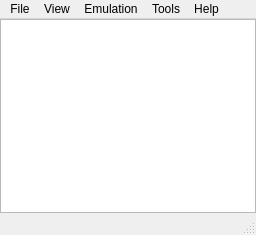
<?xml version="1.0" encoding="UTF-8"?>
<ui version="4.0">
 <class>VMUMainWindow</class>
 <widget class="QMainWindow" name="VMUMainWindow">
  <property name="geometry">
   <rect>
    <x>0</x>
    <y>0</y>
    <width>256</width>
    <height>235</height>
   </rect>
  </property>
  <property name="sizePolicy">
   <sizepolicy hsizetype="Ignored" vsizetype="Ignored">
    <horstretch>0</horstretch>
    <verstretch>0</verstretch>
   </sizepolicy>
  </property>
  <property name="windowTitle">
   <string>ElysianVMU v 0.0.1 Alpha</string>
  </property>
  <property name="windowIcon">
   <iconset resource="resource/resource.qrc">
    <normaloff>:/icons/images/vmu_icon.ico</normaloff>:/icons/images/vmu_icon.ico</iconset>
  </property>
  <property name="layoutDirection">
   <enum>Qt::LeftToRight</enum>
  </property>
  <widget class="QWidget" name="centralwidget">
   <property name="sizePolicy">
    <sizepolicy hsizetype="MinimumExpanding" vsizetype="MinimumExpanding">
     <horstretch>0</horstretch>
     <verstretch>0</verstretch>
    </sizepolicy>
   </property>
   <layout class="QVBoxLayout" name="verticalLayout">
    <property name="spacing">
     <number>0</number>
    </property>
    <property name="sizeConstraint">
     <enum>QLayout::SetMinAndMaxSize</enum>
    </property>
    <property name="leftMargin">
     <number>0</number>
    </property>
    <property name="topMargin">
     <number>0</number>
    </property>
    <property name="rightMargin">
     <number>0</number>
    </property>
    <property name="bottomMargin">
     <number>0</number>
    </property>
    <item>
     <widget class="QGraphicsView" name="graphicsView">
      <property name="sizePolicy">
       <sizepolicy hsizetype="MinimumExpanding" vsizetype="MinimumExpanding">
        <horstretch>0</horstretch>
        <verstretch>0</verstretch>
       </sizepolicy>
      </property>
      <property name="lineWidth">
       <number>0</number>
      </property>
      <property name="verticalScrollBarPolicy">
       <enum>Qt::ScrollBarAlwaysOff</enum>
      </property>
      <property name="horizontalScrollBarPolicy">
       <enum>Qt::ScrollBarAlwaysOff</enum>
      </property>
      <property name="sceneRect">
       <rectf>
        <x>0.000000000000000</x>
        <y>0.000000000000000</y>
        <width>0.000000000000000</width>
        <height>0.000000000000000</height>
       </rectf>
      </property>
     </widget>
    </item>
   </layout>
  </widget>
  <widget class="QMenuBar" name="menubar">
   <property name="geometry">
    <rect>
     <x>0</x>
     <y>0</y>
     <width>256</width>
     <height>22</height>
    </rect>
   </property>
   <property name="nativeMenuBar">
    <bool>true</bool>
   </property>
   <widget class="QMenu" name="menuFile">
    <property name="title">
     <string>File</string>
    </property>
    <widget class="QMenu" name="menuLoad_Recent">
     <property name="title">
      <string>Open Recent</string>
     </property>
    </widget>
    <addaction name="actionLoad_ROM"/>
    <addaction name="menuLoad_Recent"/>
    <addaction name="actionLoad_BIOS_Image"/>
    <addaction name="separator"/>
    <addaction name="actionSave_Game"/>
    <addaction name="actionLoad_Game"/>
    <addaction name="actionSave_State"/>
    <addaction name="actionLoad_State"/>
    <addaction name="separator"/>
    <addaction name="actionReset"/>
    <addaction name="separator"/>
    <addaction name="actionQuit"/>
   </widget>
   <widget class="QMenu" name="menuEmulation">
    <property name="title">
     <string>Emulation</string>
    </property>
    <widget class="QMenu" name="menuSerial_Communications">
     <property name="title">
      <string>Serial Communications</string>
     </property>
     <addaction name="actionQuick_Connect"/>
     <addaction name="actionTCP_Connection_Manager"/>
    </widget>
    <widget class="QMenu" name="menuPlayback">
     <property name="title">
      <string>Playback</string>
     </property>
     <addaction name="actionHalt"/>
     <addaction name="actionAdvance_Frame"/>
    </widget>
    <addaction name="menuPlayback"/>
    <addaction name="separator"/>
    <addaction name="actionEmulate_Audio"/>
    <addaction name="actionEnable_Pixel_Ghosting"/>
    <addaction name="actionEnable_Low_Battery"/>
    <addaction name="actionConfigure_Input_Devices"/>
    <addaction name="menuSerial_Communications"/>
   </widget>
   <widget class="QMenu" name="menuTools">
    <property name="title">
     <string>Tools</string>
    </property>
    <widget class="QMenu" name="menuScreen_Capture">
     <property name="title">
      <string>Capture Animation</string>
     </property>
     <addaction name="actionRecordAnim"/>
    </widget>
    <addaction name="actionScreenshot"/>
    <addaction name="menuScreen_Capture"/>
    <addaction name="actionDump_Icons"/>
    <addaction name="actionDump_Eyecatch"/>
    <addaction name="actionDisassemble_ROM"/>
    <addaction name="actionView_Log"/>
   </widget>
   <widget class="QMenu" name="menuHelp">
    <property name="title">
     <string>Help</string>
    </property>
    <addaction name="actionAbout"/>
   </widget>
   <widget class="QMenu" name="menuView">
    <property name="title">
     <string>View</string>
    </property>
    <widget class="QMenu" name="menuPixel_Perfect_Aspect_Zoom">
     <property name="title">
      <string>Pixel-Perfect Zoom</string>
     </property>
     <addaction name="action1x"/>
     <addaction name="action2x"/>
     <addaction name="action4x"/>
     <addaction name="action8x"/>
     <addaction name="action16x"/>
     <addaction name="action32x"/>
     <addaction name="action64x"/>
    </widget>
    <addaction name="actionPreserve_Aspect_Ratio"/>
    <addaction name="menuPixel_Perfect_Aspect_Zoom"/>
   </widget>
   <addaction name="menuFile"/>
   <addaction name="menuView"/>
   <addaction name="menuEmulation"/>
   <addaction name="menuTools"/>
   <addaction name="menuHelp"/>
  </widget>
  <widget class="QStatusBar" name="statusbar"/>
  <action name="actionLoad_ROM">
   <property name="text">
    <string>Open ROM</string>
   </property>
   <property name="shortcut">
    <string>Ctrl+O</string>
   </property>
   <property name="shortcutContext">
    <enum>Qt::WidgetWithChildrenShortcut</enum>
   </property>
  </action>
  <action name="actionSave_State">
   <property name="text">
    <string>Save State</string>
   </property>
   <property name="shortcut">
    <string>Shift+F1</string>
   </property>
   <property name="shortcutContext">
    <enum>Qt::WidgetWithChildrenShortcut</enum>
   </property>
  </action>
  <action name="actionLoad_State">
   <property name="text">
    <string>Load State</string>
   </property>
   <property name="shortcut">
    <string>F1</string>
   </property>
   <property name="shortcutContext">
    <enum>Qt::WidgetWithChildrenShortcut</enum>
   </property>
  </action>
  <action name="actionAbout">
   <property name="text">
    <string>About</string>
   </property>
   <property name="shortcutContext">
    <enum>Qt::WidgetWithChildrenShortcut</enum>
   </property>
  </action>
  <action name="actionReset">
   <property name="text">
    <string>Reset</string>
   </property>
   <property name="shortcutContext">
    <enum>Qt::WidgetWithChildrenShortcut</enum>
   </property>
  </action>
  <action name="actionScreenshot">
   <property name="text">
    <string>Screenshot</string>
   </property>
   <property name="shortcutContext">
    <enum>Qt::WidgetWithChildrenShortcut</enum>
   </property>
  </action>
  <action name="actionEmulate_Audio">
   <property name="checkable">
    <bool>true</bool>
   </property>
   <property name="checked">
    <bool>true</bool>
   </property>
   <property name="text">
    <string>Enable Audio</string>
   </property>
   <property name="shortcutContext">
    <enum>Qt::WidgetWithChildrenShortcut</enum>
   </property>
  </action>
  <action name="actionDump_Icons">
   <property name="text">
    <string>Dump Icons</string>
   </property>
   <property name="shortcutContext">
    <enum>Qt::WidgetWithChildrenShortcut</enum>
   </property>
  </action>
  <action name="actionDump_Eyecatch">
   <property name="text">
    <string>Dump Eyecatch</string>
   </property>
   <property name="shortcutContext">
    <enum>Qt::WidgetWithChildrenShortcut</enum>
   </property>
  </action>
  <action name="actionEnable_Low_Battery">
   <property name="checkable">
    <bool>true</bool>
   </property>
   <property name="text">
    <string>Enable Low Battery</string>
   </property>
   <property name="shortcutContext">
    <enum>Qt::WidgetWithChildrenShortcut</enum>
   </property>
  </action>
  <action name="actionQuick_Connect">
   <property name="text">
    <string>Quick Connect</string>
   </property>
   <property name="shortcutContext">
    <enum>Qt::WidgetWithChildrenShortcut</enum>
   </property>
  </action>
  <action name="actionTCP_Connection_Manager">
   <property name="text">
    <string>TCP Connection Manager</string>
   </property>
   <property name="shortcutContext">
    <enum>Qt::WidgetWithChildrenShortcut</enum>
   </property>
  </action>
  <action name="actionConfigure_Input_Devices">
   <property name="enabled">
    <bool>false</bool>
   </property>
   <property name="text">
    <string>Configure Input Devices</string>
   </property>
   <property name="shortcutContext">
    <enum>Qt::WidgetWithChildrenShortcut</enum>
   </property>
  </action>
  <action name="actionQuit">
   <property name="text">
    <string>Quit</string>
   </property>
   <property name="shortcutContext">
    <enum>Qt::WidgetWithChildrenShortcut</enum>
   </property>
  </action>
  <action name="actionView_Log">
   <property name="text">
    <string>View Log</string>
   </property>
   <property name="shortcutContext">
    <enum>Qt::WidgetWithChildrenShortcut</enum>
   </property>
  </action>
  <action name="actionLoad_BIOS_Image">
   <property name="text">
    <string>Load BIOS Image</string>
   </property>
   <property name="shortcutContext">
    <enum>Qt::WidgetWithChildrenShortcut</enum>
   </property>
  </action>
  <action name="actionDisassemble_ROM">
   <property name="text">
    <string>Disassemble ROM</string>
   </property>
   <property name="shortcutContext">
    <enum>Qt::WidgetWithChildrenShortcut</enum>
   </property>
  </action>
  <action name="actionEnable_Pixel_Ghosting">
   <property name="checkable">
    <bool>true</bool>
   </property>
   <property name="checked">
    <bool>true</bool>
   </property>
   <property name="text">
    <string>Enable Pixel Ghosting</string>
   </property>
   <property name="shortcutContext">
    <enum>Qt::WidgetWithChildrenShortcut</enum>
   </property>
  </action>
  <action name="action1x">
   <property name="text">
    <string>1x</string>
   </property>
   <property name="shortcutContext">
    <enum>Qt::WidgetWithChildrenShortcut</enum>
   </property>
  </action>
  <action name="action2x">
   <property name="text">
    <string>2x</string>
   </property>
   <property name="shortcutContext">
    <enum>Qt::WidgetWithChildrenShortcut</enum>
   </property>
  </action>
  <action name="action4x">
   <property name="text">
    <string>4x</string>
   </property>
   <property name="shortcutContext">
    <enum>Qt::WidgetWithChildrenShortcut</enum>
   </property>
  </action>
  <action name="action8x">
   <property name="text">
    <string>8x</string>
   </property>
   <property name="shortcutContext">
    <enum>Qt::ApplicationShortcut</enum>
   </property>
  </action>
  <action name="action16x">
   <property name="text">
    <string>16x</string>
   </property>
   <property name="shortcutContext">
    <enum>Qt::WidgetWithChildrenShortcut</enum>
   </property>
  </action>
  <action name="action32x">
   <property name="text">
    <string>32x</string>
   </property>
   <property name="shortcutContext">
    <enum>Qt::WidgetShortcut</enum>
   </property>
  </action>
  <action name="action64x">
   <property name="text">
    <string>64x</string>
   </property>
   <property name="shortcutContext">
    <enum>Qt::ApplicationShortcut</enum>
   </property>
  </action>
  <action name="actionPreserve_Aspect_Ratio">
   <property name="checkable">
    <bool>true</bool>
   </property>
   <property name="checked">
    <bool>true</bool>
   </property>
   <property name="text">
    <string>Preserve Aspect Ratio</string>
   </property>
   <property name="shortcutContext">
    <enum>Qt::WidgetWithChildrenShortcut</enum>
   </property>
  </action>
  <action name="actionSerial_COM_Connection_Manager">
   <property name="text">
    <string>Serial/COM Connection Manager</string>
   </property>
  </action>
  <action name="actionHalt">
   <property name="checkable">
    <bool>true</bool>
   </property>
   <property name="text">
    <string>Halt</string>
   </property>
   <property name="shortcut">
    <string>F2</string>
   </property>
   <property name="shortcutContext">
    <enum>Qt::WidgetWithChildrenShortcut</enum>
   </property>
  </action>
  <action name="actionAdvance_Frame">
   <property name="text">
    <string>Advance Frame</string>
   </property>
   <property name="toolTip">
    <string>Advance Execution by a Frame</string>
   </property>
   <property name="shortcut">
    <string>F3</string>
   </property>
   <property name="shortcutContext">
    <enum>Qt::WidgetWithChildrenShortcut</enum>
   </property>
  </action>
  <action name="actionRecordAnim">
   <property name="checkable">
    <bool>true</bool>
   </property>
   <property name="text">
    <string>Record</string>
   </property>
   <property name="toolTip">
    <string>Record to Animated GIF</string>
   </property>
   <property name="shortcut">
    <string>Ctrl+R</string>
   </property>
   <property name="shortcutContext">
    <enum>Qt::WidgetWithChildrenShortcut</enum>
   </property>
  </action>
  <action name="actionSave_Game">
   <property name="text">
    <string>Save Game</string>
   </property>
   <property name="shortcutContext">
    <enum>Qt::WidgetWithChildrenShortcut</enum>
   </property>
  </action>
  <action name="actionLoad_Game">
   <property name="text">
    <string>Load Game</string>
   </property>
   <property name="shortcutContext">
    <enum>Qt::WidgetWithChildrenShortcut</enum>
   </property>
  </action>
 </widget>
 <resources>
  <include location="resource/resource.qrc"/>
 </resources>
 <connections/>
</ui>
